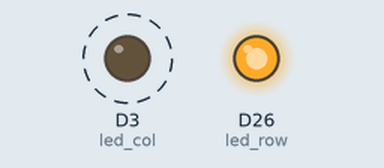
Bench run of a sketch on a simulated nRF52 board. Shown: output pins drawn as LEDs (lit = HIGH). Dashed ring = blinking. What the sketch prints to the serial monitor is not drawn.

Above: at 0.2 s.
Timing chart, 0 to 3.0 s (numbered marks = the images above):
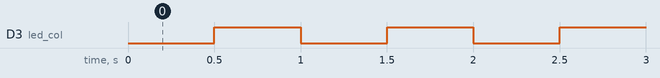

Measured:
- by itself, D3 (led_col): alternates HIGH for 0.50 s and LOW for 0.50 s

The sketch:

microbit-arduino-samples.ino
```cpp
/***********************************************************************

microbit-arduino-samples - Getting started with micro:bit on Arduino IDE

Connect a micro:bit, select one of the includes below.

Generally you'll want to check the Serial Console (ctrl-M) at 115200
baud for output.

***********************************************************************/

#include "00_led.hpp"
//#include "01_identify.hpp"
//#include "02_led_rows.hpp"

// These include files are called *.hpp instead of *.cpp. This is done
// so the Arduino build chain doesn't link them anyway.
```

00_led.hpp
```cpp
/***********************************************************************

This sample manual LED settings on the micro:bit.

See: https://lancaster-university.github.io/microbit-docs/ubit/display/

This is only useful to understand how the LEDs work. You'll normally
want to use some abstraction that handles this for you. Like
Adafruit_Microbit_Matrix from <Adafruit_Microbit.h>.

Pixel PINs with "rows" and "columns". The row pin must be set HIGH and
the column pin must be set LOW.

    (26. 3) (27.23) (26. 4) (27.24) (26.10)
    (28.23) (28.24) (28.25) (28. 9) (28. 7)
    (27. 4) (26. 6) (27.10) (28. 6) (27. 3)
    (26. 7) (26. 9) (26.25) (26.24) (26.23)
    (28.10) (27. 9) (28. 3) (27.25) (28. 4)
    (26. 3) (27.23) (26. 4) (27.24) (26.10)

These values are only valid for the micro:bit.

***********************************************************************/

#include <Arduino.h>

uint8_t led_row = 26;
uint8_t led_col = 3;

/* Neat trick to let us do multiple Serial.print() using the << operator:
 * Serial << x << " " << y << LF; */
template<class T> inline Print &operator << (Print &obj, T arg) {
    obj.print(arg);
    return obj;
};
const char endl = '\n';

void setup() {
    Serial.begin(115200);
    pinMode(led_row, OUTPUT);
    pinMode(led_col, OUTPUT);
    digitalWrite(led_row, HIGH); /* select this row */
}

void loop() {
    Serial << "on" << endl;
    digitalWrite(led_col, LOW); /* ON */
    delay(500);
    Serial << "off" << endl;
    digitalWrite(led_col, HIGH); /* OFF */
    delay(500);
}
```
